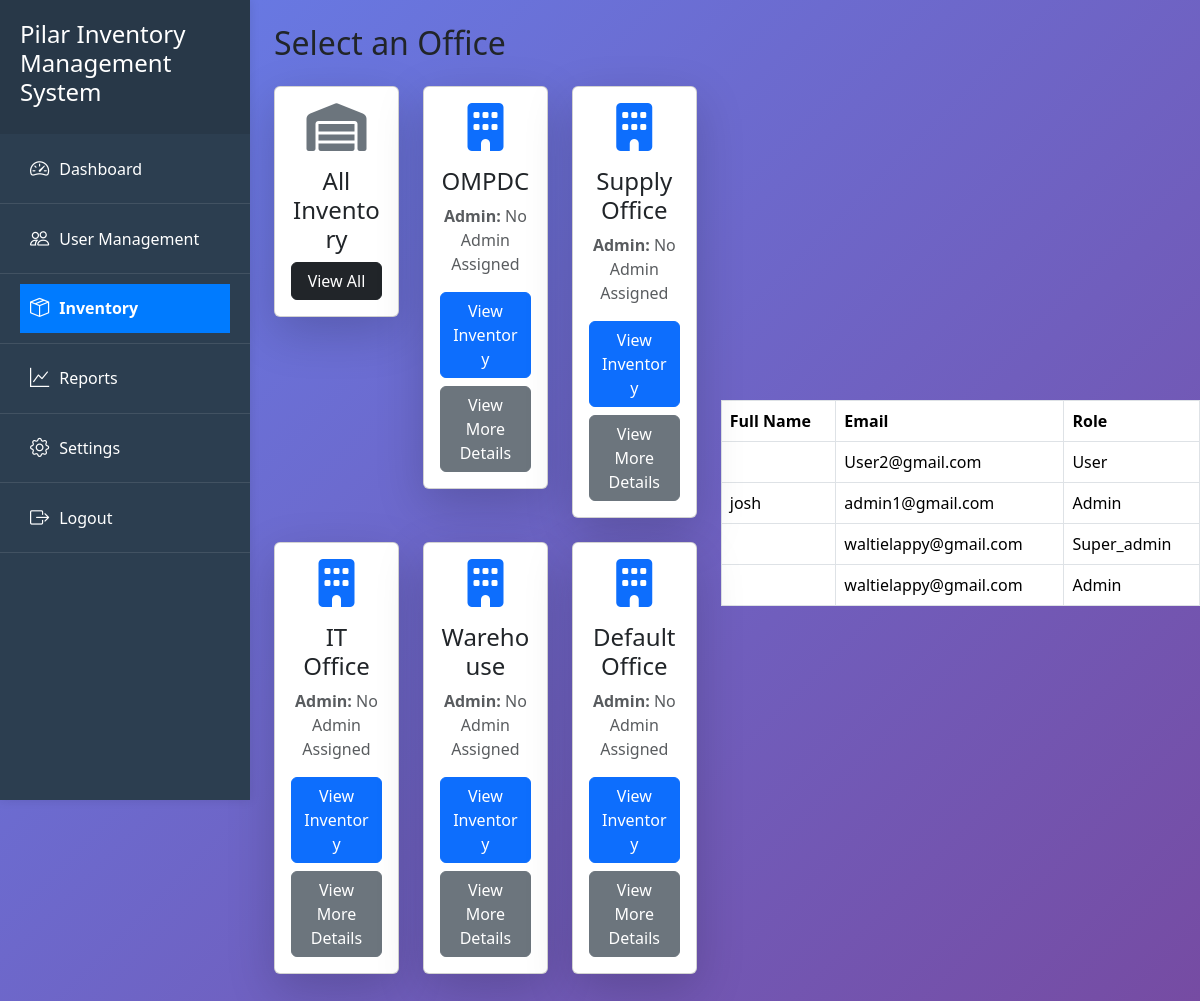
The page /superadmin/inventory.php?office_id=1 on the database its author committed.
### tables this page shows
CREATE TABLE `offices` (
  `id` int(11) NOT NULL,
  `office_name` varchar(255) NOT NULL
);

CREATE TABLE `users` (
  `id` int(11) NOT NULL,
  `username` varchar(255) NOT NULL,
  `fullname` varchar(255) NOT NULL,
  `email` varchar(255) NOT NULL,
  `password` varchar(255) NOT NULL,
  `role` enum('super_admin','admin','user') NOT NULL DEFAULT 'user',
  `status` varchar(255) NOT NULL DEFAULT 'active',
  `created_at` timestamp NOT NULL DEFAULT current_timestamp(),
  `reset_token` varchar(255) DEFAULT NULL,
  `reset_token_expiry` datetime DEFAULT NULL,
  `office_id` int(11) NOT NULL DEFAULT 1
);

### superadmin/inventory.php (the view, shortened to what this page needs)
<?php
include "../connect.php";
$query = "SELECT * FROM offices";
$result = mysqli_query($conn, $query);
?>
<!DOCTYPE html>
<html lang="en">
<head>
    <link href="https://cdn.jsdelivr.net/npm/bootstrap@5.3.0-alpha1/dist/css/bootstrap.min.css" rel="stylesheet">
    <link rel="stylesheet" href="https://cdnjs.cloudflare.com/ajax/libs/font-awesome/6.4.0/css/all.min.css">
    <link rel="stylesheet" href="style.css">
</head>
<body>
    <div class="wrapper">
        <?php include "includes/sidebar.php"; ?>
        <div class="main-content p-4">
            <h2 class="mb-4">Select an Office</h2>
            <div class="row">
                <div class="col-md-4">
                    <div class="card shadow-lg text-center p-3 mb-4">
                        <i class="fas fa-warehouse fa-3x text-secondary mb-3"></i>
                        <h4 class="card-title">All Inventory</h4>
                        <a href="inventory_temp.php" class="btn btn-dark">View All</a>
                    </div>
                </div>
                <?php while ($office = mysqli_fetch_assoc($result)): ?>
                    <?php
                    $office_id = $office['office_name'];
                    $admin_query = "SELECT fullname FROM users WHERE office_id = ? AND role = 'admin' LIMIT 1";
                    $stmt = mysqli_prepare($conn, $admin_query);
                    mysqli_stmt_bind_param($stmt, "i", $office_id);
                    mysqli_stmt_execute($stmt);
                    $admin_result = mysqli_stmt_get_result($stmt);
                    $admin = mysqli_fetch_assoc($admin_result);
                    ?>
                    <div class="col-md-4">
                        <div class="card shadow-lg text-center p-3 mb-4">
                            <i class="fas fa-building fa-3x text-primary mb-3"></i>
                            <h4 class="card-title"><?php echo $office['office_name']; ?></h4>
                            <p class="text-muted"><strong>Admin:</strong>
                                <?php echo $admin ? $admin['fullname'] : 'No Admin Assigned'; ?>
                            </p>
                            <a href="office_inventory.php?office_id=<?php echo $office['id']; ?>" class="btn btn-primary">
                                View Inventory
                            </a>
                            <button class="btn btn-secondary mt-2 view-users-btn"
                                data-bs-toggle="modal"
                                data-bs-target="#usersModal"
                                data-office-id="<?php echo $office['id']; ?>"
                                data-office-name="<?php echo htmlspecialchars($office['office_name']); ?>">
                                View More Details
                            </button>
                        </div>
                    </div>
                <?php endwhile; ?>
            </div>
        </div>
    </div>
</body>
</html>
<?php
include "../connect.php";
$office_id = intval($_GET['office_id']);
$users_query = "SELECT fullname, email, role FROM users WHERE office_id = $office_id";
$users_result = mysqli_query($conn, $users_query);
if (mysqli_num_rows($users_result) > 0): ?>
    <table class="table table-bordered">
        <thead>
            <tr>
                <th>Full Name</th>
                <th>Email</th>
                <th>Role</th>
            </tr>
        </thead>
        <tbody>
            <?php while ($user = mysqli_fetch_assoc($users_result)): ?>
                <tr>
                    <td><?php echo htmlspecialchars($user['fullname']); ?></td>
                    <td><?php echo htmlspecialchars($user['email']); ?></td>
                    <td><?php echo ucfirst(htmlspecialchars($user['role'])); ?></td>
                </tr>
            <?php endwhile; ?>
        </tbody>
    </table>
<?php else: ?>
    <p class="text-center text-muted">No users found in this office.</p>
<?php endif; ?>

### superadmin/includes/sidebar.php (shortened to what this page needs)
<!DOCTYPE html>
<html lang="en">
<head>
    <link rel="stylesheet" href="https://cdn.jsdelivr.net/npm/bootstrap@5.3.2/dist/css/bootstrap.min.css">
    <link rel="stylesheet" href="https://cdn.jsdelivr.net/npm/bootstrap-icons@1.11.1/font/bootstrap-icons.css">
    <link rel="stylesheet" href="css/style.css">
</head>
<body>
    <?php
       $current_page = basename($_SERVER['PHP_SELF']);
       ?>
    <div class="sidebar" id="sidebar">
        <div class="sidebar-header">
            <h4>Pilar Inventory Management System</h4>
        </div>
        <ul class="sidebar-menu">
            <li><a href="super_admin_dashboard.php" class="<?= ($current_page == 'super_admin_dashboard.php') ? 'active' : '' ?>">
                    <i class="bi bi-speedometer2"></i> Dashboard</a></li>
            <li><a href="user_management.php" class="<?= ($current_page == 'user_management.php') ? 'active' : '' ?>">
                    <i class="bi bi-people"></i> User Management</a></li>
            <li><a href="inventory.php" class="<?= ($current_page == 'inventory.php') ? 'active' : '' ?>">
                    <i class="bi bi-box-seam"></i> Inventory</a></li>
            <li><a href="reports.php" class="<?= ($current_page == 'reports.php') ? 'active' : '' ?>">
                    <i class="bi bi-graph-up"></i> Reports</a></li>
            <li><a href="settings.php" class="<?= ($current_page == 'settings.php') ? 'active' : '' ?>">
                    <i class="bi bi-gear"></i> Settings</a></li>
            <li><a href="../logout.php">
                    <i class="bi bi-box-arrow-right"></i> Logout</a></li>
        </ul>
    </div>
</body>
</html>

### style.css (style rules this page uses)
body { background: linear-gradient(135deg, #667eea 0%, #764ba2 100%); min-height: 100vh; display: flex; align-items: center; justify-content: center; margin: 0; font-family: 'Arial', sans-serif; }
.btn-primary { width: 100%; padding: 12px; background: #667eea; border: none; border-radius: 5px; color: white; font-weight: bold; cursor: pointer; transition: all 0.3s ease; font-size: 1rem; }

### superadmin/css/style.css (style rules this page uses)
:root { --sidebar-width: 250px; --topbar-height: 60px; --primary-color: #3498db; --secondary-color: #2c3e50; }
body { background-color: #f8f9fa; overflow-x: hidden; }
.sidebar { position: fixed; top: 0; left: 0; width: var(--sidebar-width); height: 100vh; background-color: var(--secondary-color); color: white; transition: all 0.3s; z-index: 1000; box-shadow: 0 0 10px rgba(0,0,0,0.1); }
.sidebar-header { padding: 20px; background-color: rgba(0,0,0,0.1); }
.sidebar-menu { padding: 0; list-style: none; }
.sidebar-menu li { padding: 10px 20px; border-bottom: 1px solid rgba(255,255,255,0.1); }
.sidebar-menu li a { color: white; text-decoration: none; display: flex; align-items: center; }
.sidebar-menu li a i { margin-right: 10px; font-size: 1.2rem; }
.main-content { margin-left: var(--sidebar-width); padding: 20px; transition: all 0.3s; }

### superadmin/includes/sidebar.php (style rules this page uses)
.sidebar-menu a { display: block; padding: 10px; color: #fff; text-decoration: none; transition: background 0.3s; }
.sidebar-menu a.active { background: #007bff; font-weight: bold; }

### rows shown on the page
offices: office_name "OMPDC"
offices: office_name "Supply Office"
offices: office_name "IT Office"
offices: office_name "Warehouse"
offices: office_name "Default Office"
users: email "User2@gmail.com", role "User"
users: fullname "josh", email "admin1@gmail.com", role "Admin"
users: email "waltielappy@gmail.com", role "Super_admin"
users: email "waltielappy@gmail.com", role "Admin"
